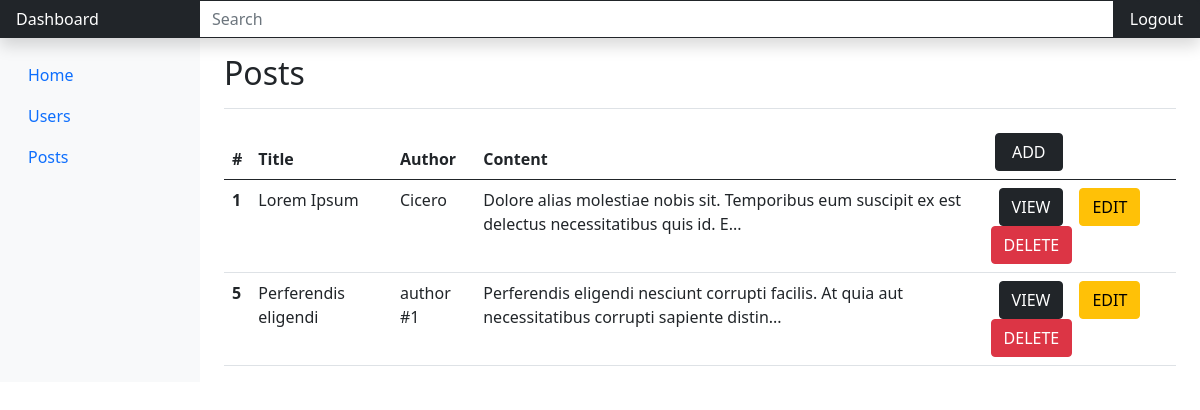
The page /src/posts/posts.php (signed in) on the database its author committed.
### tables this page shows
CREATE TABLE `posts` (
  `id` int(4) NOT NULL,
  `title` varchar(128) NOT NULL,
  `author` varchar(64) NOT NULL,
  `content` text NOT NULL,
  `image` varchar(64) DEFAULT NULL,
  `date` date DEFAULT NULL,
  `keywords` varchar(64) NOT NULL
);

### src/posts/posts.php (the view, shortened to what this page needs)
<!DOCTYPE html>
<html lang="en">
<?php include_once '../utils/head.php'; ?>
<body>
	<?php include_once '../utils/header.php'; ?>
    <div class="container-fluid">
        <div class="row">
            <?php include_once '../utils/sidebar.php'; ?>
            <main class="col-md-9 ms-sm-auto col-lg-10 px-md-4">
                <div class="d-flex justify-content-between flex-wrap flex-md-nowrap align-items-center pt-3 pb-2 mb-3 border-bottom">
                    <h1 class="h2">Posts</h1>
                </div>
                <table class="table">
                    <thead>
                        <tr>
                            <th scope="col">#</th>
                            <th scope="col">Title</th>
                            <th scope="col">Author</th>
                            <th scope="col">Content</th>
                            <th scope="col">&nbsp;<a href="post_add.php" class="btn btn-dark">&nbsp;ADD&nbsp;</a></th>
                        </tr>
                    </thead>
                    <tbody>
                        <?php
                        $connection = mysqli_connect('localhost', 'root', '', 'blog_db');
                        $query = "SELECT * FROM posts";
                        $results = mysqli_query($connection, $query);
                        while ($row = mysqli_fetch_assoc($results)) {
                            echo '<tr>';
                            echo '<th scope="row">' . $row['id'] . '</th>';
                            echo '<td>' . $row['title'] . '</td>';
                            echo '<td>' . $row['author'] . '</td>';
                            echo '<td>' . substr($row['content'], 0, 99) . '...' . '</td>';
                            echo '<td>';
                            echo '<a href="post_view.php?id=' . $row["id"] . '"><button name="button-view" type="button" class="btn btn-dark" style="margin: 0px 8px;">VIEW</button></a>';
                            echo '<a href="post_edit.php?id=' . $row["id"] . '"><button name="button-edit" type="button" class="btn btn-warning" style="margin: 0px 8px;">EDIT</button></a>';
                            echo '<a href="post_delete.php?id=' . $row["id"] . '"><button name="button-delete" type="button" class="btn btn-danger">DELETE</button></a>';
                            echo '</td>';
                            echo '</tr>';
                        }
                        ?>
                    </tbody>
                </table>
            </main>
        </div>
    </div>
</body>
</html>

### src/utils/head.php (shortened to what this page needs)
<head>
    <link href="https://cdn.jsdelivr.net/npm/bootstrap@5.0.2/dist/css/bootstrap.min.css" rel="stylesheet">
    <link rel="stylesheet" href="../css/Navbar-Centered-Brand-icons.css">
    <link rel="stylesheet" href="../css/Navbar-Fixed-Side-navbar-fixed-side.css">
</head>

### src/utils/header.php (shortened to what this page needs)
<header class="navbar navbar-dark sticky-top bg-dark flex-md-nowrap p-0 shadow">
    <a class="navbar-brand col-md-3 col-lg-2 me-0 px-3 fs-6">Dashboard</a>
    <input class="form-control form-control-dark w-100 rounded-0 border-0" type="text" placeholder="Search" aria-label="Search">
    <div class="navbar-nav">
        <div class="nav-item text-nowrap">
            <form method="POST">
                <button type="submit" class="btn btn-dark px-3" name="logout">Logout</button>
            </form>
        </div>
    </div>
</header>

### src/utils/sidebar.php (shortened to what this page needs)
<nav id="sidebarMenu" class="col-md-3 col-lg-2 d-md-block bg-light sidebar collapse">
    <div class="position-sticky pt-3 sidebar-sticky">
        <ul class="nav flex-column">
            <li class="nav-item">
                <a class="nav-link active" aria-current="page" href="../../index.php">
                    Home
                </a>
            </li>
            <?php
            if ($_SESSION['user_role'] == 'admin') {
                echo '
                <li class="nav-item">
                <a class="nav-link" href="../users/users.php">
                    <span data-feather="users" class="align-text-bottom"></span>
                    Users
                </a>
                </li>
                ';
            } ?>
            <li class="nav-item">
                <a class="nav-link" href="../posts/posts.php">
                    Posts
                </a>
            </li>
        </ul>
    </div>
</nav>

### rows shown on the page
posts: id "1", title "Lorem Ipsum", author "Cicero", content "Dolore alias molestiae nobis sit. Temporibus eum suscipit ex est delectus necessitatibus quis id. E"
posts: id "5", title "Perferendis eligendi", author "author #1", content "Perferendis eligendi nesciunt corrupti facilis. At quia aut necessitatibus corrupti sapiente distin"
